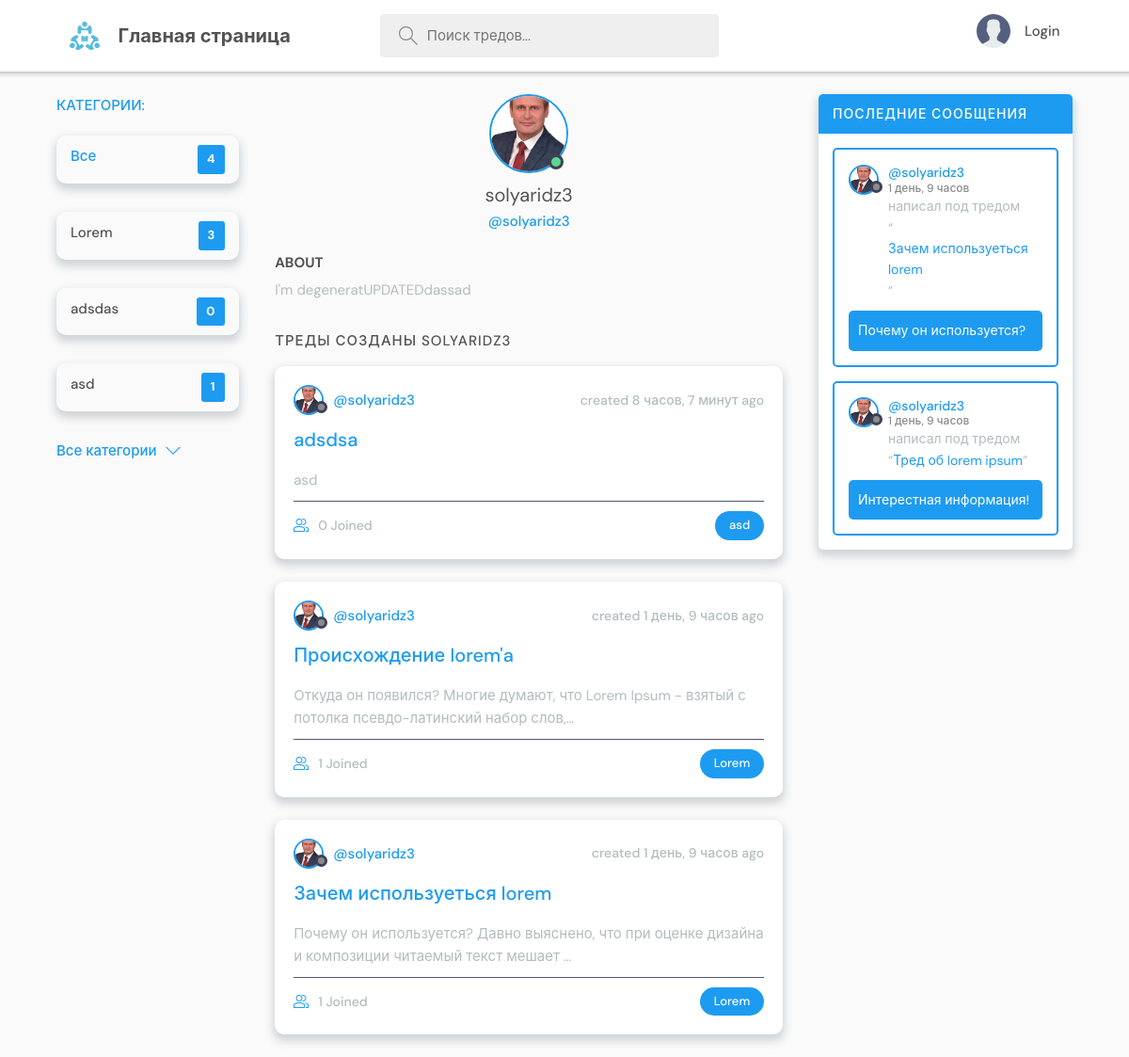
The page /profile/1 on the database as committed earlier.
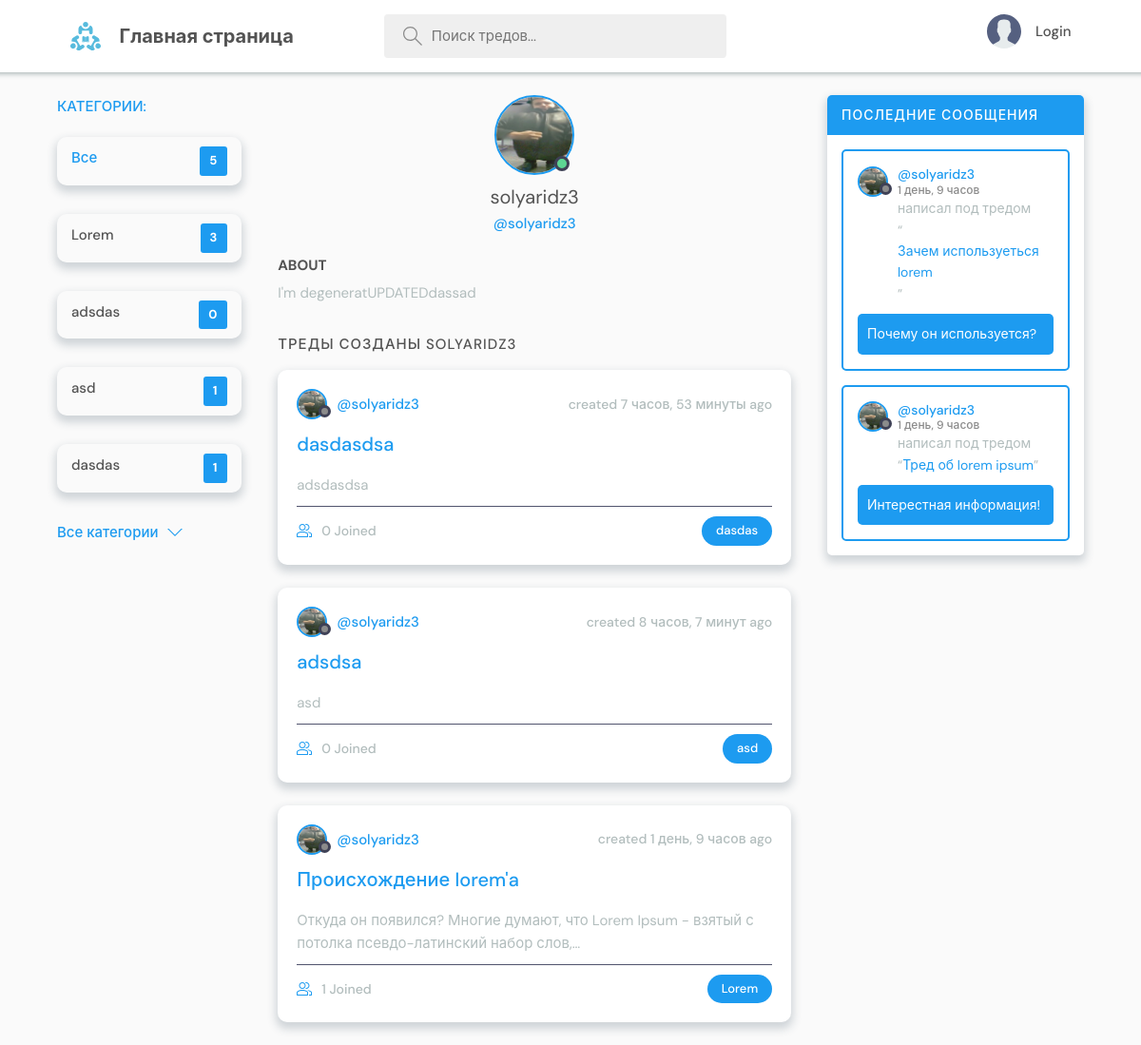
The same page on the database as committed later.
### base/models.py (models this page shows, shortened)
class Topic(models.Model):
    name = models.CharField(max_length=200)
    def __str__(self):
        return str(self.name)

class User(AbstractBaseUser, PermissionsMixin):
    name = models.CharField(max_length=200, null=True, verbose_name="Имя")
    username = models.CharField(
        max_length=50, null=True, verbose_name="Никнейм", unique=True)
    email = models.EmailField(null=True, unique=True)
    bio = models.TextField(null=True, blank=True)
    avatar = models.ImageField(null=True, default="avatar.svg", blank=True)
    is_staff = models.BooleanField(default=False)
    is_active = models.BooleanField(default=False)
    objects = CustomUserManager()
    USERNAME_FIELD = 'email'
    REQUIRED_FIELDS = ['name','username','bio']

class Room(models.Model):
    host = models.ForeignKey(User, on_delete=models.CASCADE, null=True)
    topic = models.ForeignKey(Topic, on_delete=models.CASCADE, null=True)
    name = models.CharField(max_length=200)
    description = models.TextField(null=True, blank=True)
    participants = models.ManyToManyField(
        User, related_name='participants', blank=True)
    updated = models.DateTimeField(auto_now=True)
    created = models.DateTimeField(auto_now_add=True)
    class Meta:
        ordering = ['-updated', '-created']
    def __str__(self):
        return str(self.name)

class Message(models.Model):
    user = models.ForeignKey(User, on_delete=models.CASCADE)
    room = models.ForeignKey(Room, on_delete=models.CASCADE)
    body = models.TextField()
    updated = models.DateTimeField(auto_now=True)
    created = models.DateTimeField(auto_now_add=True)
    class Meta:
        ordering = ['-updated', '-created']
    def __str__(self):
        return self.body[0:50]

### base/views.py (the view)
# urls.py: path('profile/<str:pk>', views.userProfile, name='user-profile'),
def userProfile(request, pk):
    user = User.objects.get(id=pk)
    rooms = user.room_set.all()
    paginator = Paginator(rooms, 3)
    page_number = request.GET.get('page')
    page_obj = paginator.get_page(page_number)
    room_messages = user.message_set.all()
    topics = Topic.objects.all()
    rooms_all = Room.objects.all()
    context = {'user': user, 'rooms': rooms, 'room_messages': room_messages,
               'topics': topics, 'rooms_all': rooms_all, 'page_obj': page_obj}
    return render(request, 'base/profile.html', context)

### base/templates/base/profile.html (shortened to what this page needs)
{% extends 'main.html' %}
{% block content %}
  <main class="profile-page layout layout--3">
    <div class="container">
      {% include 'base/topics_component.html' %}
      <div class="roomList">
        <div class="profile">
          <div class="profile__avatar">
            <div class="avatar avatar--large active">
              <img src="{{user.avatar.url}}" />
            </div>
          </div>
          <div class="profile__info">
            <h3>{{user.name}}</h3>
            <p>@{{user.username}}</p>
          </div>
          <div class="profile__about">
            <h3>About</h3>
            <p>
              {{user.bio}}
            </p>
          </div>
        </div>
        <div class="roomList__header">
          <div>
            <h2>Треды созданы {{user.name}}</a>
            </h2>
          </div>
        </div>
        {% include 'base/feed_component.html' %}
      </div>
      {% include 'base/activity_component.html' %}
    </div>
  </main>
{% endblock content %}

### base/templates/base/topics_component.html
<div class="topics">
    <div class="topics__header">
      <h2>Категории:</h2>
    </div>
    <ul class="topics__list">
      <li>
        <a href="{% url 'home' %}" class="active">Все <span>{{rooms_all.count}}</span></a>
      </li>
      {% for topic in topics %}
      <li>
        <a href="{% url 'home' %}?q={{topic.name}}">{{topic}}<span>{{topic.room_set.all.count}}</span></a>
      </li>
      {% endfor %}
    </ul>
    <a class="btn btn--link" href="{% url 'topics' %}">
      Все категории
      <svg version="1.1" xmlns="http://www.w3.org/2000/svg" width="32" height="32" viewBox="0 0 32 32">
        <title>chevron-down</title>
        <path d="M16 21l-13-13h-3l16 16 16-16h-3l-13 13z"></path>
      </svg>
    </a>
  </div>

### base/templates/base/feed_component.html (shortened to what this page needs)
{% for room in page_obj %}
<div class="roomListRoom">
    <div class="roomListRoom__header">
        <a href="{% url 'user-profile' room.host.id %}" class="roomListRoom__author">
            <div class="avatar avatar--small">
                <img src="{{room.host.avatar.url}}" />
            </div>
            <span>@{{room.host.username}}</span>
        </a>
        <div class="roomListRoom__actions">
            <span>created {{room.created|timesince}} ago</span>
        </div>
    </div>
    <div class="roomListRoom__content">
        <a href="{% url 'room' room.id %}">{{room.name}}</a>
        <p>
            {{room.description|truncatechars:100}}
        </p>
    </div>
    <div class="roomListRoom__meta">
        <a href="{% url 'room' room.id %}" class="roomListRoom__joined">
            {{room.participants.all.count}} Joined
        </a>
        <p class="roomListRoom__topic">{{room.topic.name}}</p>
    </div>
</div>
{% endfor %}

### base/templates/base/activity_component.html (shortened to what this page needs)
<div class="activities">
    <div class="activities__header">
      <h2>Последние сообщения</h2>
    </div>
    {% for message in room_messages %}
    <div class="activities__box">
      <div class="activities__boxHeader roomListRoom__header">
        <a href="{% url 'user-profile' message.user.id %}" class="roomListRoom__author">
          <div class="avatar avatar--small">
            <img src="{{message.user.avatar.url}}" />
          </div>
          <p>
            @{{message.user.username}}
            <span>{{message.created|timesince}}</span>
          </p>
        </a>
      </div>
      <div class="activities__boxContent">
        <p>написал под тредом <br>“<a href="{% url 'room' message.room.id %}">{{message.room}}</a>”</p>
        <div class="activities__boxRoomContent">
            {{message|truncatechars:50}}
        </div>
      </div>
    </div>
    {% endfor %}
  </div>

Rows that differ between the two databases and show on the page:
no longer on this page (row unchanged): Room: host.avatar (picture), host.username "solyaridz3", created "1 день, 9 часов", name "Зачем используеться lorem", description "Почему он используется? Давно выяснено, что при оценке дизайна и композиции читаемый текст мешает …", participants.all.count "1", topic.name "Lorem"
added Topic: name "dasdas", room_set.all.count "1"
changed User "solyaridz3": avatar: a different picture
added Room: host.avatar (picture), host.username "solyaridz3", created "7 часов, 53 минуты", name "dasdasdsa", description "adsdasdsa", participants.all.count "0", topic.name "dasdas"
changed through a linked row, Room "adsdsa": host.avatar: a different picture
changed through a linked row, Room "Происхождение lorem'a": host.avatar: a different picture
changed through a linked row, Message "Почему он используется?": user.avatar: a different picture
changed through a linked row, Message "Интерестная информация!": user.avatar: a different picture
Other text that changed with them:
{{ rooms_all.count }}: "4" → "5"
